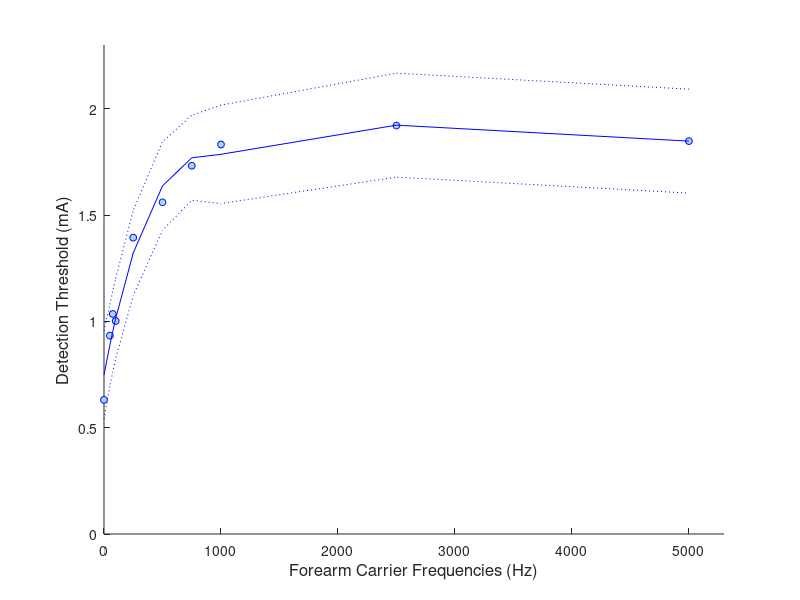

Write MATLAB code to recreate this figure.
close all
clc
clear

figure
hold on
x = [0 50 75 100 250 500 750 1000 2500 5000];
y = [0.631 0.933 1.035 1.002 1.394 1.560 1.732 1.832 1.921 1.848]; 
err = [0.116 0.132 0.157 0.137 0.131 0.133 0.117 0.118 0.059 0.123];
plot(x,y,"bo","MarkerSize",5,"MarkerEdgeColor","blue","MarkerFaceColor",[0.65 0.85 0.90])
[p1,errorest1] = polyfit(x,y,4);
[y2,delta1] = polyval(p1,x,errorest1);
plot(x,y2,"b-")
plot(x,y2+(2*delta1),'b:')
plot(x,y2-(2*delta1),'b:')
arm_correlation = corrcoef(x,y);

xlabel('Forearm Carrier Frequencies (Hz)','FontSize',12)
ylabel('Detection Threshold (mA)','FontSize',12)
xlim([0, 5300])
ylim([0, 2.3])

